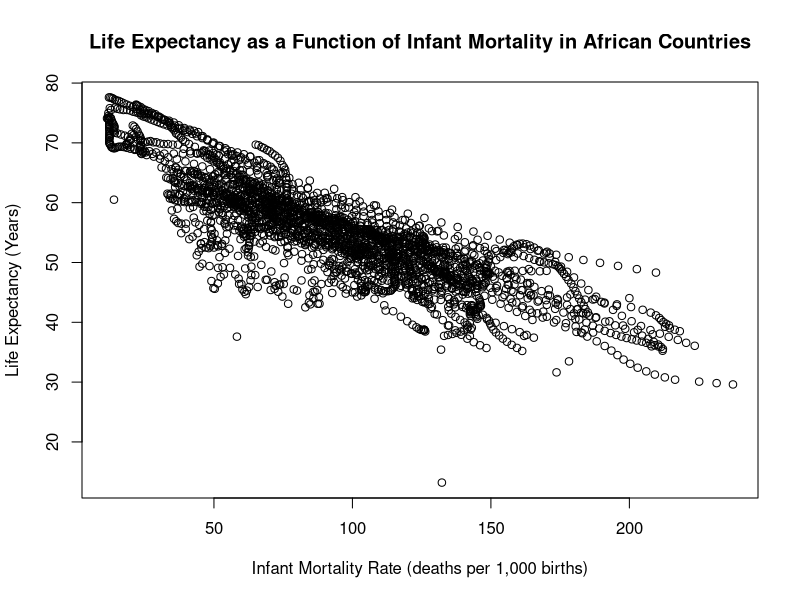
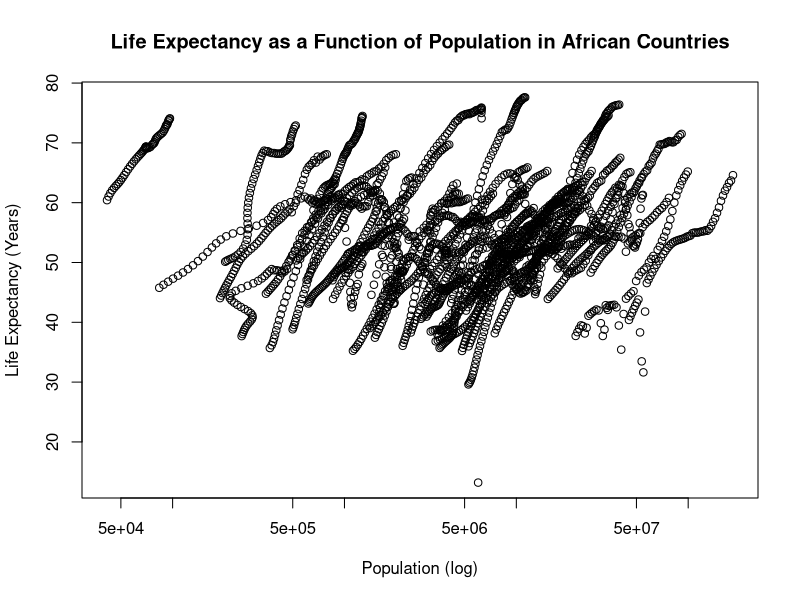
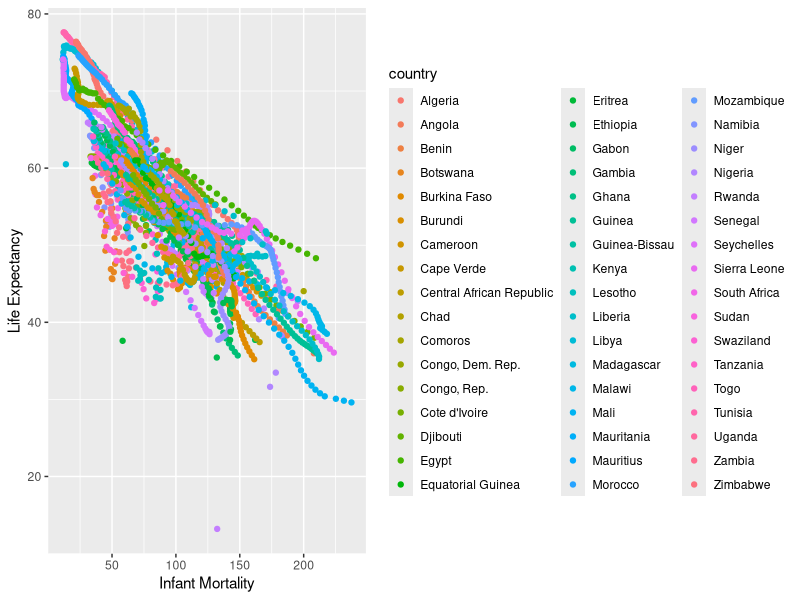
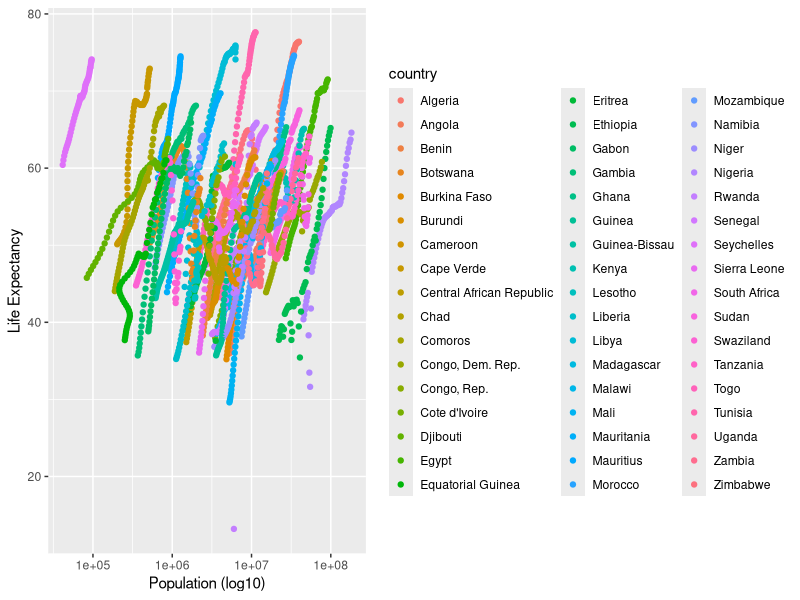
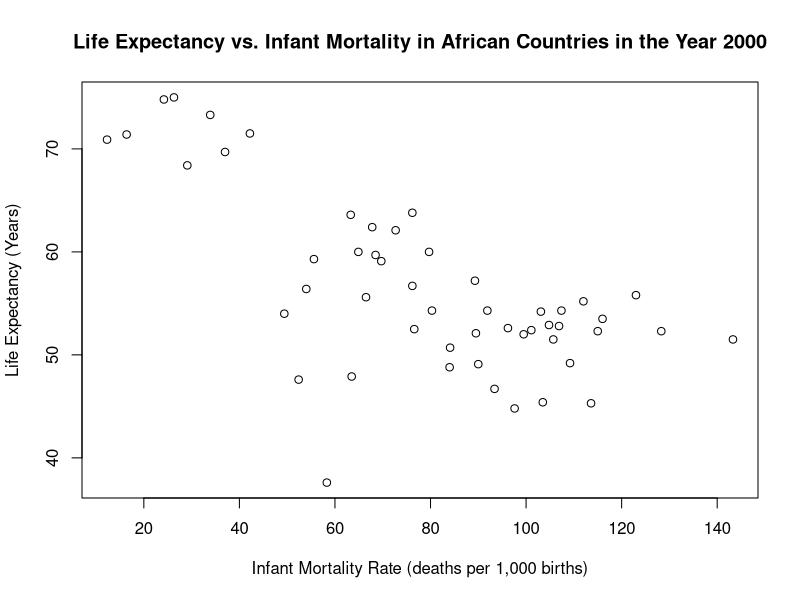
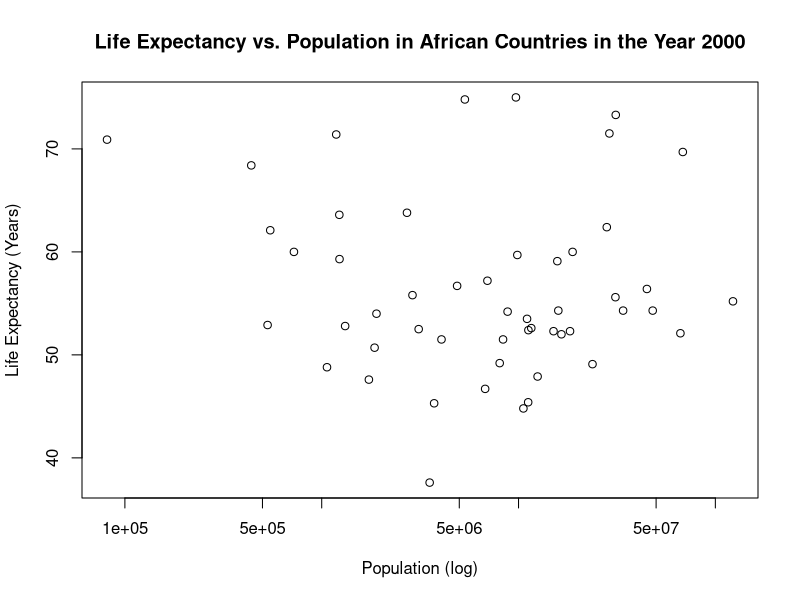
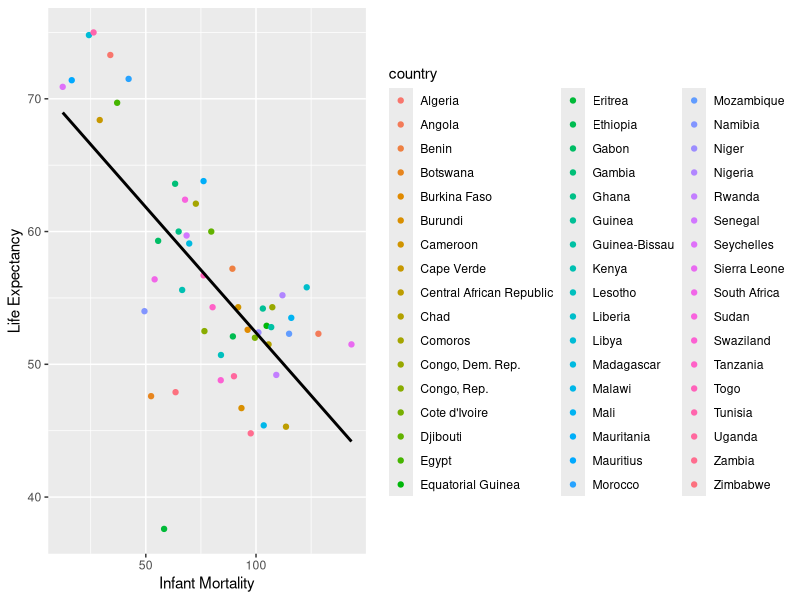

Reproduce these figures in R, in order.
## ---- chunk 1
library(dslabs)

#use the help function tosee what the dataset gapminder contains

help(gapminder)
#?gapminder would also work

#inspect the data 

str(gapminder)

summary(gapminder)

class(gapminder)

names(gapminder)

## ---- chunk 2
#Tidyverse Exercise 

#Using further packages we can make our data wrangling a bit easier. Load the tidyverse and skimr packages.

library(tidyverse)
library(skimr)

## ---- chunk 3
#Tidyverse Exercise

#Use the glimpse function from dplyr to look at the gapminder data.

glimpse(gapminder)

#Glimpse shows a data set with 10,545 observations and 9 variables. Variables are listed in rows containing the variable name, class, and a few early observations from the set. Glimpse appears to be similar to a "cleaner" version of the str function.

## ---- chunk 4
#Tidyverse Exercise

#Use the skim function from skimr to look at the gapminder data.

skim(gapminder)

#Skim generates a summary of the gapminder data with particular emphasis on the variables in the set. Skim breaks down each of the variables and provides a short summary that is relevant to the data class. Skim also provides the total obsevations and missing values for each variable in the data set. 
## ---- chunk 5

#assign only the African countries to new objects/variables 

africadata = subset(gapminder, continent == "Africa")
summary(africadata)


## ---- chunk 6
#Tidyverse Exercise

#Extract only the African countries from the gapminder data set. 

africancountries <- filter(gapminder, continent == "Africa")

#The object africancountries is used to store data for this exercise to distinguish itself from the previous object africadata. It should be noted that both objects contain the same data with 2907 observations and 9 variables. 

#To convert the data to a "friendly" viewing format convert the object africancountries into a tibble. This step is not mandatory, however it formats the data into a clean view and prevents R from printing all of the data into the console if you view the object. Note the number of observations and variables remains the same.

africatibble <- tbl_df(africancountries)
africatibble

## ---- chunk 7

#make two new variables: one that contains only infant_mortality and life_expectancy and one that contains only population and life_expectancy. The c() function might be useful to efficiently pull out the variables you want. 

africa_data_set1 = subset(africadata, select=c(infant_mortality, life_expectancy))
africa_data_set2 = subset(africadata, select=c(population, life_expectancy))

#You should have two new objects/variables with 2907 rows and two columns.
#NOTE: We no longer have the country information. 
#what are the units on infant mortality?

#Use the str, and summary commands to take a look at both variables.

str(africa_data_set1)
summary(africa_data_set1)


## ---- chunk 8
#Tidyverse Exercise

#Using only African countries select the following variables to keep: infant_mortality, life_expectancy, population, and country. Create a new object using the previously made africatibble and use the select function to choose the variables of interest. 

africa_plot_data <- select(africatibble, life_expectancy, infant_mortality, population, country)

africa_plot_data

#The result is a tibble with 2907 observations and 4 variables. Note this outcome could also be acheived by selecting all variables that are not of interest and placing a - symbol in front of each of their names. 

## ---- chunk 9
#plot life expectancy as a function of infant mortality 

plot(africa_data_set1$infant_mortality, africa_data_set1$life_expectancy, xlab = "Infant Mortality Rate (deaths per 1,000 births)", ylab = "Life Expectancy (Years)", main = "Life Expectancy as a Function of Infant Mortality in African Countries")

#plot life expectancy as a function of population size 

plot(africa_data_set2$population, africa_data_set2$life_expectancy, log = "x", xlab = "Population (log)", ylab = "Life Expectancy (Years)", main = "Life Expectancy as a Function of Population in African Countries")
## ---- chunk 10
#Tidyverse Exercise 

#Make two plots using ggplot for life expectancy as a function of infant mortality and population. Assign different colors for each country in the data set. 

#Note there are two different plotting functions within ggplot2: qplot (quick plot) and ggplot. qplot is streamlined and useful for simple figures and ggplot is ideal for more complex figures. I will use qplot for my first two plots and ggplot for the third.

#Make a plot of life expectancy vs. infant mortality.

#Using the qplot function input the desired variables starting with x then y, color defines the data point color, data assigns the africa_plot_data object, and the labs function creates professional labels for the x and y axes. 

qplot(infant_mortality, life_expectancy, color = country, data = africa_plot_data) + labs(y = "Life Expectancy", x = "Infant Mortality")

#The resulting scatterplot shows the same negative correlation seen in the previous exercise with the addition of a color coded legend to illistrate different countries. The warning of the removal of 226 rows is consistent with the measure of NA values for infant mortality and was expected with the creation of this plot. 

#Make a plot of life expectancy vs. population. Remember to set the population size to a log scale.

qplot(population, life_expectancy, color = country, data = africa_plot_data) + labs(y = "Life Expectancy", x = "Population (log10)") + scale_x_log10()

#The resulting scatter plot shows the same "streaks" seen in the first coding exercise with the addition of color coded countries. With the addition of color it is easier to see that as population within a country increases life expectancy increases also. The warning of the removal of 51 rows is consistent with the measure of NA values for population and was expected with the creation of this plot.  

## ---- chunk 11

#Write some base R code that figures out which years have missing data for infant mortality. The is.na() function might be helpful. You can use the print() function to print the missing years to the console.


#check_na = is.na(africadata$infant_mortality[8])

#print(africadata$year[8])


years_missing_data = data.frame()

x = 2907

for(x in 1:2907){
if(is.na(africadata$infant_mortality[x] == "TRUE")){years_missing_data = rbind(years_missing_data, africadata$year[x])}}


#You should find that there is missing up to 1981 and then again for 2016. So we’ll avoid those years and go with 2000 instead. 

#create a new object by extracting only the data for the year 2000 from the africadata object. You should end up with 51 observations and 9 variables. Check it with str and summary

year_2000 = subset(africadata, year == 2000)

str(year_2000)
summary(year_2000)

## ---- chunk 12

#use base R plotting again and do the same two plots again, this time only for the year 2000

plot(year_2000$infant_mortality, year_2000$life_expectancy, xlab = "Infant Mortality Rate (deaths per 1,000 births)", ylab = "Life Expectancy (Years)", main = "Life Expectancy vs. Infant Mortality in African Countries in the Year 2000")

plot(year_2000$population, year_2000$life_expectancy, log = "x", xlab = "Population (log)", ylab = "Life Expectancy (Years)", main = "Life Expectancy vs. Population in African Countries in the Year 2000")


## ---- chunk 13
# Use the lm function and fit life expectancy as the outcome, and infant mortality as the predictor. Then use the population size as the predictor. 

fit1 = lm(year_2000$life_expectancy ~ year_2000$infant_mortality)

summary(fit1)

fit2 = lm(year_2000$life_expectancy ~ year_2000$population)

summary(fit2)

## ---- chunk 14
#Tidyverse Exercise

#Write code that pulls Africa and the year 2000 out of the gapminder data set and then plot life expectancy as a function of infant mortality with a linear fit model added. 

#First create an object to select for Africa from the continent variable, and 2000 from the year variable.

africa2000 <- filter(gapminder, continent == "Africa" & year == 2000)

#Plot life expectancy vs. infant mortality with the addition of a linear fit model. 

#Using the ggplot function define the africa2000 data and set the axes. geom_point defines a scatterplot, stat_smooth applies the linear fit with the method set to "lm", col sets the color of the regression line, se applies or removes the standard error field surrounding the line. 

ggplot(africa2000, aes(x = infant_mortality, y = life_expectancy, color = country)) + geom_point() + stat_smooth(method = "lm", col = "black", se = FALSE) + labs(y = "Life Expectancy", x = "Infant Mortality")

#The resulting plot shows a distinct negative correlation between life expectancy and infant mortality as expected from the previous exercise. 
